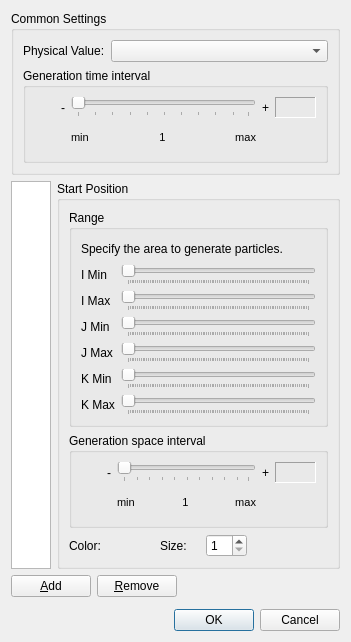
<?xml version="1.0" encoding="UTF-8"?>
<ui version="4.0">
 <class>Post3dWindowParticleStructuredSettingDialog</class>
 <widget class="QDialog" name="Post3dWindowParticleStructuredSettingDialog">
  <property name="geometry">
   <rect>
    <x>0</x>
    <y>0</y>
    <width>351</width>
    <height>642</height>
   </rect>
  </property>
  <property name="windowTitle">
   <string>Particle Setting</string>
  </property>
  <layout class="QVBoxLayout" name="verticalLayout_4">
   <item>
    <widget class="QGroupBox" name="commonGroupBox">
     <property name="title">
      <string>Common Settings</string>
     </property>
     <layout class="QVBoxLayout" name="verticalLayout_3">
      <item>
       <layout class="QHBoxLayout" name="horizontalLayout_4" stretch="0,1">
        <item>
         <widget class="QLabel" name="physValLabel">
          <property name="text">
           <string>Physical Value:</string>
          </property>
         </widget>
        </item>
        <item>
         <widget class="QComboBox" name="solutionComboBox"/>
        </item>
       </layout>
      </item>
      <item>
       <widget class="QGroupBox" name="generationTimeIntervalGroupBox">
        <property name="title">
         <string>Generation time interval</string>
        </property>
        <layout class="QHBoxLayout" name="horizontalLayout_5">
         <item>
          <layout class="QVBoxLayout" name="verticalLayout_5">
           <item>
            <widget class="QLabel" name="timeHelpLabel">
             <property name="toolTip">
              <string extracomment="If you specify 1, particles are generated for every time steps. If you specify 2, particles are generated twice equally separated, for every time steps, If you specify 1/2, particles are generated for every other time steps.">&lt;!DOCTYPE HTML PUBLIC &quot;-//W3C//DTD HTML 4.0//EN&quot; &quot;http://www.w3.org/TR/REC-html40/strict.dtd&quot;&gt;
&lt;html&gt;&lt;head&gt;&lt;meta name=&quot;qrichtext&quot; content=&quot;1&quot; /&gt;&lt;style type=&quot;text/css&quot;&gt;
p, li { white-space: pre-wrap;}
p {margin-top: 3px; margin-bottom: 3px;}
&lt;/style&gt;&lt;/head&gt;&lt;body style=&quot; font-family:'MS UI Gothic'; font-size:9pt; font-weight:400; font-style:normal;&quot;&gt;
&lt;p&gt;If you specify 1, particles are generated for every time steps.&lt;/p&gt;
&lt;p&gt;If you specify 2, particles are generated twice equally separated, for every time steps,&lt;/p&gt;
&lt;p&gt;If you specify 1/2, particles are generated for every other time steps.&lt;/p&gt;
&lt;/body&gt;&lt;/html&gt;</string>
             </property>
             <property name="text">
              <string/>
             </property>
             <property name="pixmap">
              <pixmap resource="../../../guibase/guibase.qrc">:/libs/guibase/images/iconQuestion.png</pixmap>
             </property>
            </widget>
           </item>
           <item>
            <spacer name="verticalSpacer_2">
             <property name="orientation">
              <enum>Qt::Vertical</enum>
             </property>
             <property name="sizeHint" stdset="0">
              <size>
               <width>20</width>
               <height>40</height>
              </size>
             </property>
            </spacer>
           </item>
          </layout>
         </item>
         <item>
          <layout class="QGridLayout" name="gridLayout_2">
           <item row="0" column="0">
            <widget class="QLabel" name="timeLabel_minus">
             <property name="text">
              <string>-</string>
             </property>
            </widget>
           </item>
           <item row="0" column="1">
            <widget class="QSlider" name="timeSlider">
             <property name="orientation">
              <enum>Qt::Horizontal</enum>
             </property>
             <property name="tickPosition">
              <enum>QSlider::TicksBelow</enum>
             </property>
            </widget>
           </item>
           <item row="0" column="2">
            <widget class="QLabel" name="timeLabel_plus">
             <property name="text">
              <string>+</string>
             </property>
            </widget>
           </item>
           <item row="0" column="3">
            <widget class="QLabel" name="timeValueLabel">
             <property name="sizePolicy">
              <sizepolicy hsizetype="Fixed" vsizetype="Fixed">
               <horstretch>0</horstretch>
               <verstretch>0</verstretch>
              </sizepolicy>
             </property>
             <property name="minimumSize">
              <size>
               <width>41</width>
               <height>21</height>
              </size>
             </property>
             <property name="frameShape">
              <enum>QFrame::Panel</enum>
             </property>
             <property name="frameShadow">
              <enum>QFrame::Sunken</enum>
             </property>
             <property name="text">
              <string/>
             </property>
             <property name="alignment">
              <set>Qt::AlignRight|Qt::AlignTrailing|Qt::AlignVCenter</set>
             </property>
             <property name="margin">
              <number>2</number>
             </property>
            </widget>
           </item>
           <item row="1" column="1">
            <layout class="QHBoxLayout" name="horizontalLayout_3">
             <item>
              <widget class="QLabel" name="timeMinLabel">
               <property name="font">
                <font>
                 <pointsize>8</pointsize>
                </font>
               </property>
               <property name="text">
                <string>min</string>
               </property>
              </widget>
             </item>
             <item>
              <spacer name="horizontalSpacer_3">
               <property name="orientation">
                <enum>Qt::Horizontal</enum>
               </property>
               <property name="sizeHint" stdset="0">
                <size>
                 <width>40</width>
                 <height>20</height>
                </size>
               </property>
              </spacer>
             </item>
             <item>
              <widget class="QLabel" name="timeMidLabel">
               <property name="font">
                <font>
                 <pointsize>8</pointsize>
                </font>
               </property>
               <property name="text">
                <string>1</string>
               </property>
               <property name="alignment">
                <set>Qt::AlignCenter</set>
               </property>
              </widget>
             </item>
             <item>
              <spacer name="horizontalSpacer_5">
               <property name="orientation">
                <enum>Qt::Horizontal</enum>
               </property>
               <property name="sizeHint" stdset="0">
                <size>
                 <width>40</width>
                 <height>20</height>
                </size>
               </property>
              </spacer>
             </item>
             <item>
              <widget class="QLabel" name="timeMaxLabel">
               <property name="font">
                <font>
                 <pointsize>8</pointsize>
                </font>
               </property>
               <property name="text">
                <string>max</string>
               </property>
               <property name="alignment">
                <set>Qt::AlignRight|Qt::AlignTrailing|Qt::AlignVCenter</set>
               </property>
              </widget>
             </item>
            </layout>
           </item>
          </layout>
         </item>
        </layout>
        <zorder></zorder>
        <zorder></zorder>
       </widget>
      </item>
     </layout>
    </widget>
   </item>
   <item>
    <layout class="QHBoxLayout" name="horizontalLayout_10">
     <item>
      <widget class="QListWidget" name="startPositionListWidget">
       <property name="sizePolicy">
        <sizepolicy hsizetype="Fixed" vsizetype="Expanding">
         <horstretch>0</horstretch>
         <verstretch>0</verstretch>
        </sizepolicy>
       </property>
       <property name="maximumSize">
        <size>
         <width>40</width>
         <height>16777215</height>
        </size>
       </property>
      </widget>
     </item>
     <item>
      <widget class="QGroupBox" name="startPositionGroupBox_2">
       <property name="title">
        <string>Start Position</string>
       </property>
       <layout class="QVBoxLayout" name="verticalLayout">
        <item>
         <widget class="QGroupBox" name="startPositionGroupBox">
          <property name="title">
           <string>Range</string>
          </property>
          <layout class="QGridLayout" name="gridLayout">
           <item row="0" column="0" colspan="2">
            <layout class="QHBoxLayout" name="horizontalLayout">
             <item>
              <widget class="QLabel" name="positionDescLabel">
               <property name="text">
                <string>Specify the area to generate particles.</string>
               </property>
              </widget>
             </item>
             <item>
              <widget class="QLabel" name="areaHelpLabel">
               <property name="toolTip">
                <string>Specify the area to generate particles, by grid indices range (I, J, K).</string>
               </property>
               <property name="text">
                <string/>
               </property>
               <property name="pixmap">
                <pixmap resource="../../../guibase/guibase.qrc">:/libs/guibase/images/iconQuestion.png</pixmap>
               </property>
              </widget>
             </item>
             <item>
              <spacer name="horizontalSpacer">
               <property name="orientation">
                <enum>Qt::Horizontal</enum>
               </property>
               <property name="sizeHint" stdset="0">
                <size>
                 <width>40</width>
                 <height>20</height>
                </size>
               </property>
              </spacer>
             </item>
            </layout>
           </item>
           <item row="1" column="0">
            <widget class="QLabel" name="iminLabel">
             <property name="text">
              <string>I Min</string>
             </property>
            </widget>
           </item>
           <item row="1" column="1">
            <widget class="SliderWithValue" name="iminSlider">
             <property name="orientation">
              <enum>Qt::Horizontal</enum>
             </property>
             <property name="tickPosition">
              <enum>QSlider::TicksBelow</enum>
             </property>
             <property name="tickInterval">
              <number>1</number>
             </property>
            </widget>
           </item>
           <item row="2" column="0">
            <widget class="QLabel" name="imaxLabel">
             <property name="text">
              <string>I Max</string>
             </property>
            </widget>
           </item>
           <item row="2" column="1">
            <widget class="SliderWithValue" name="imaxSlider">
             <property name="orientation">
              <enum>Qt::Horizontal</enum>
             </property>
             <property name="tickPosition">
              <enum>QSlider::TicksBelow</enum>
             </property>
             <property name="tickInterval">
              <number>1</number>
             </property>
            </widget>
           </item>
           <item row="3" column="0">
            <widget class="QLabel" name="jminLabel">
             <property name="text">
              <string>J Min</string>
             </property>
            </widget>
           </item>
           <item row="3" column="1">
            <widget class="SliderWithValue" name="jminSlider">
             <property name="orientation">
              <enum>Qt::Horizontal</enum>
             </property>
             <property name="tickPosition">
              <enum>QSlider::TicksBelow</enum>
             </property>
             <property name="tickInterval">
              <number>1</number>
             </property>
            </widget>
           </item>
           <item row="4" column="0">
            <widget class="QLabel" name="jmaxLabel">
             <property name="text">
              <string>J Max</string>
             </property>
            </widget>
           </item>
           <item row="4" column="1">
            <widget class="SliderWithValue" name="jmaxSlider">
             <property name="orientation">
              <enum>Qt::Horizontal</enum>
             </property>
             <property name="tickPosition">
              <enum>QSlider::TicksBelow</enum>
             </property>
             <property name="tickInterval">
              <number>1</number>
             </property>
            </widget>
           </item>
           <item row="5" column="0">
            <widget class="QLabel" name="kminLabel">
             <property name="text">
              <string>K Min</string>
             </property>
            </widget>
           </item>
           <item row="5" column="1">
            <widget class="SliderWithValue" name="kminSlider">
             <property name="orientation">
              <enum>Qt::Horizontal</enum>
             </property>
             <property name="tickPosition">
              <enum>QSlider::TicksBelow</enum>
             </property>
             <property name="tickInterval">
              <number>1</number>
             </property>
            </widget>
           </item>
           <item row="6" column="0">
            <widget class="QLabel" name="kmaxLabel">
             <property name="text">
              <string>K Max</string>
             </property>
            </widget>
           </item>
           <item row="6" column="1">
            <widget class="SliderWithValue" name="kmaxSlider">
             <property name="orientation">
              <enum>Qt::Horizontal</enum>
             </property>
             <property name="tickPosition">
              <enum>QSlider::TicksBelow</enum>
             </property>
             <property name="tickInterval">
              <number>1</number>
             </property>
            </widget>
           </item>
          </layout>
         </widget>
        </item>
        <item>
         <widget class="QGroupBox" name="generationSpaceIntervalgroupBox">
          <property name="title">
           <string>Generation space interval</string>
          </property>
          <layout class="QHBoxLayout" name="horizontalLayout_11">
           <item>
            <layout class="QVBoxLayout" name="verticalLayout_2">
             <item>
              <widget class="QLabel" name="spaceHelpLabel">
               <property name="toolTip">
                <string>&lt;!DOCTYPE HTML PUBLIC &quot;-//W3C//DTD HTML 4.0//EN&quot; &quot;http://www.w3.org/TR/REC-html40/strict.dtd&quot;&gt;
&lt;html&gt;&lt;head&gt;&lt;meta name=&quot;qrichtext&quot; content=&quot;1&quot; /&gt;&lt;style type=&quot;text/css&quot;&gt;
p, li { white-space: pre-wrap; }
p {margin-top: 3px; margin-bottom: 3px;}
&lt;/style&gt;&lt;/head&gt;&lt;body style=&quot; font-family:'MS UI Gothic'; font-size:9pt; font-weight:400; font-style:normal;&quot;&gt;
&lt;p&gt;If you specify 1, particles are generated at grid nodes.&lt;/p&gt;
&lt;p&gt;If you specify 2, particles are generated at grid nodes, and middle points of grid nodes.&lt;/p&gt;
&lt;p&gt;If you specify 1/2, particles are generated for every other grid nodes.&lt;/p&gt;
&lt;/body&gt;&lt;/html&gt;</string>
               </property>
               <property name="text">
                <string/>
               </property>
               <property name="pixmap">
                <pixmap resource="../../../guibase/guibase.qrc">:/libs/guibase/images/iconQuestion.png</pixmap>
               </property>
              </widget>
             </item>
             <item>
              <spacer name="verticalSpacer_3">
               <property name="orientation">
                <enum>Qt::Vertical</enum>
               </property>
               <property name="sizeHint" stdset="0">
                <size>
                 <width>20</width>
                 <height>40</height>
                </size>
               </property>
              </spacer>
             </item>
            </layout>
           </item>
           <item>
            <layout class="QGridLayout" name="gridLayout_3">
             <item row="0" column="0">
              <widget class="QLabel" name="spaceLabel_minus">
               <property name="text">
                <string>-</string>
               </property>
              </widget>
             </item>
             <item row="0" column="1">
              <widget class="QSlider" name="spaceSlider">
               <property name="orientation">
                <enum>Qt::Horizontal</enum>
               </property>
               <property name="tickPosition">
                <enum>QSlider::TicksBelow</enum>
               </property>
              </widget>
             </item>
             <item row="0" column="2">
              <widget class="QLabel" name="spaceLabel_plus">
               <property name="text">
                <string>+</string>
               </property>
              </widget>
             </item>
             <item row="0" column="3">
              <widget class="QLabel" name="spaceValueLabel">
               <property name="sizePolicy">
                <sizepolicy hsizetype="Fixed" vsizetype="Fixed">
                 <horstretch>0</horstretch>
                 <verstretch>0</verstretch>
                </sizepolicy>
               </property>
               <property name="minimumSize">
                <size>
                 <width>41</width>
                 <height>21</height>
                </size>
               </property>
               <property name="frameShape">
                <enum>QFrame::Panel</enum>
               </property>
               <property name="frameShadow">
                <enum>QFrame::Sunken</enum>
               </property>
               <property name="text">
                <string/>
               </property>
               <property name="alignment">
                <set>Qt::AlignRight|Qt::AlignTrailing|Qt::AlignVCenter</set>
               </property>
               <property name="margin">
                <number>2</number>
               </property>
              </widget>
             </item>
             <item row="1" column="1">
              <layout class="QHBoxLayout" name="horizontalLayout_7">
               <item>
                <widget class="QLabel" name="spaceMinLabel">
                 <property name="font">
                  <font>
                   <pointsize>8</pointsize>
                  </font>
                 </property>
                 <property name="text">
                  <string>min</string>
                 </property>
                </widget>
               </item>
               <item>
                <spacer name="horizontalSpacer_8">
                 <property name="orientation">
                  <enum>Qt::Horizontal</enum>
                 </property>
                 <property name="sizeHint" stdset="0">
                  <size>
                   <width>40</width>
                   <height>20</height>
                  </size>
                 </property>
                </spacer>
               </item>
               <item>
                <widget class="QLabel" name="spaceMidLabel">
                 <property name="font">
                  <font>
                   <pointsize>8</pointsize>
                  </font>
                 </property>
                 <property name="text">
                  <string>1</string>
                 </property>
                 <property name="alignment">
                  <set>Qt::AlignCenter</set>
                 </property>
                </widget>
               </item>
               <item>
                <spacer name="horizontalSpacer_9">
                 <property name="orientation">
                  <enum>Qt::Horizontal</enum>
                 </property>
                 <property name="sizeHint" stdset="0">
                  <size>
                   <width>40</width>
                   <height>20</height>
                  </size>
                 </property>
                </spacer>
               </item>
               <item>
                <widget class="QLabel" name="spaceMaxLabel">
                 <property name="font">
                  <font>
                   <pointsize>8</pointsize>
                  </font>
                 </property>
                 <property name="text">
                  <string>max</string>
                 </property>
                 <property name="alignment">
                  <set>Qt::AlignRight|Qt::AlignTrailing|Qt::AlignVCenter</set>
                 </property>
                </widget>
               </item>
              </layout>
             </item>
            </layout>
           </item>
          </layout>
         </widget>
        </item>
        <item>
         <layout class="QHBoxLayout" name="horizontalLayout_9" stretch="0,1">
          <item>
           <layout class="QHBoxLayout" name="horizontalLayout_6">
            <item>
             <widget class="QLabel" name="colorLabel">
              <property name="text">
               <string>Color:</string>
              </property>
             </widget>
            </item>
            <item>
             <widget class="ColorEditWidget" name="colorWidget"/>
            </item>
            <item>
             <spacer name="horizontalSpacer_2">
              <property name="orientation">
               <enum>Qt::Horizontal</enum>
              </property>
              <property name="sizeHint" stdset="0">
               <size>
                <width>40</width>
                <height>20</height>
               </size>
              </property>
             </spacer>
            </item>
           </layout>
          </item>
          <item>
           <layout class="QHBoxLayout" name="horizontalLayout_8">
            <item>
             <widget class="QLabel" name="sizeLabel">
              <property name="text">
               <string>Size:</string>
              </property>
             </widget>
            </item>
            <item>
             <widget class="QLabel" name="sizeHelpLabel">
              <property name="toolTip">
               <string>&lt;!DOCTYPE HTML PUBLIC &quot;-//W3C//DTD HTML 4.0//EN&quot; &quot;http://www.w3.org/TR/REC-html40/strict.dtd&quot;&gt;
&lt;html&gt;&lt;head&gt;&lt;meta name=&quot;qrichtext&quot; content=&quot;1&quot; /&gt;&lt;style type=&quot;text/css&quot;&gt;
p, li { white-space: pre-wrap; }
&lt;/style&gt;&lt;/head&gt;&lt;body style=&quot; font-family:'MS UI Gothic'; font-size:9pt; font-weight:400; font-style:normal;&quot;&gt;
&lt;p style=&quot; margin-top:3px; margin-bottom:3px; margin-left:0px; margin-right:0px; -qt-block-indent:0; text-indent:0px;&quot;&gt;Specify a number of pixels on display.&lt;/p&gt;&lt;/body&gt;&lt;/html&gt;</string>
              </property>
              <property name="text">
               <string/>
              </property>
              <property name="pixmap">
               <pixmap resource="../../../guibase/guibase.qrc">:/libs/guibase/images/iconQuestion.png</pixmap>
              </property>
             </widget>
            </item>
            <item>
             <widget class="QSpinBox" name="sizeSpinBox">
              <property name="minimum">
               <number>1</number>
              </property>
              <property name="maximum">
               <number>20</number>
              </property>
             </widget>
            </item>
            <item>
             <spacer name="horizontalSpacer_11">
              <property name="orientation">
               <enum>Qt::Horizontal</enum>
              </property>
              <property name="sizeHint" stdset="0">
               <size>
                <width>13</width>
                <height>20</height>
               </size>
              </property>
             </spacer>
            </item>
           </layout>
          </item>
         </layout>
        </item>
       </layout>
      </widget>
     </item>
    </layout>
   </item>
   <item>
    <layout class="QHBoxLayout" name="horizontalLayout_2">
     <item>
      <widget class="QPushButton" name="addPushButton">
       <property name="text">
        <string>&amp;Add</string>
       </property>
      </widget>
     </item>
     <item>
      <widget class="QPushButton" name="removePushButton">
       <property name="text">
        <string>&amp;Remove</string>
       </property>
      </widget>
     </item>
     <item>
      <spacer name="horizontalSpacer_7">
       <property name="orientation">
        <enum>Qt::Horizontal</enum>
       </property>
       <property name="sizeHint" stdset="0">
        <size>
         <width>40</width>
         <height>20</height>
        </size>
       </property>
      </spacer>
     </item>
    </layout>
   </item>
   <item>
    <spacer name="verticalSpacer">
     <property name="orientation">
      <enum>Qt::Vertical</enum>
     </property>
     <property name="sizeHint" stdset="0">
      <size>
       <width>20</width>
       <height>1</height>
      </size>
     </property>
    </spacer>
   </item>
   <item>
    <widget class="QDialogButtonBox" name="buttonBox">
     <property name="orientation">
      <enum>Qt::Horizontal</enum>
     </property>
     <property name="standardButtons">
      <set>QDialogButtonBox::Cancel|QDialogButtonBox::Ok</set>
     </property>
    </widget>
   </item>
  </layout>
 </widget>
 <customwidgets>
  <customwidget>
   <class>ColorEditWidget</class>
   <extends>QLabel</extends>
   <header>guibase/widget/coloreditwidget.h</header>
   <container>1</container>
  </customwidget>
  <customwidget>
   <class>SliderWithValue</class>
   <extends>QSlider</extends>
   <header>guibase/sliderwithvalue.h</header>
  </customwidget>
 </customwidgets>
 <resources>
  <include location="../../../guibase/guibase.qrc"/>
 </resources>
 <connections>
  <connection>
   <sender>buttonBox</sender>
   <signal>accepted()</signal>
   <receiver>Post3dWindowParticleStructuredSettingDialog</receiver>
   <slot>accept()</slot>
   <hints>
    <hint type="sourcelabel">
     <x>257</x>
     <y>413</y>
    </hint>
    <hint type="destinationlabel">
     <x>157</x>
     <y>274</y>
    </hint>
   </hints>
  </connection>
  <connection>
   <sender>buttonBox</sender>
   <signal>rejected()</signal>
   <receiver>Post3dWindowParticleStructuredSettingDialog</receiver>
   <slot>reject()</slot>
   <hints>
    <hint type="sourcelabel">
     <x>304</x>
     <y>413</y>
    </hint>
    <hint type="destinationlabel">
     <x>286</x>
     <y>274</y>
    </hint>
   </hints>
  </connection>
 </connections>
</ui>
